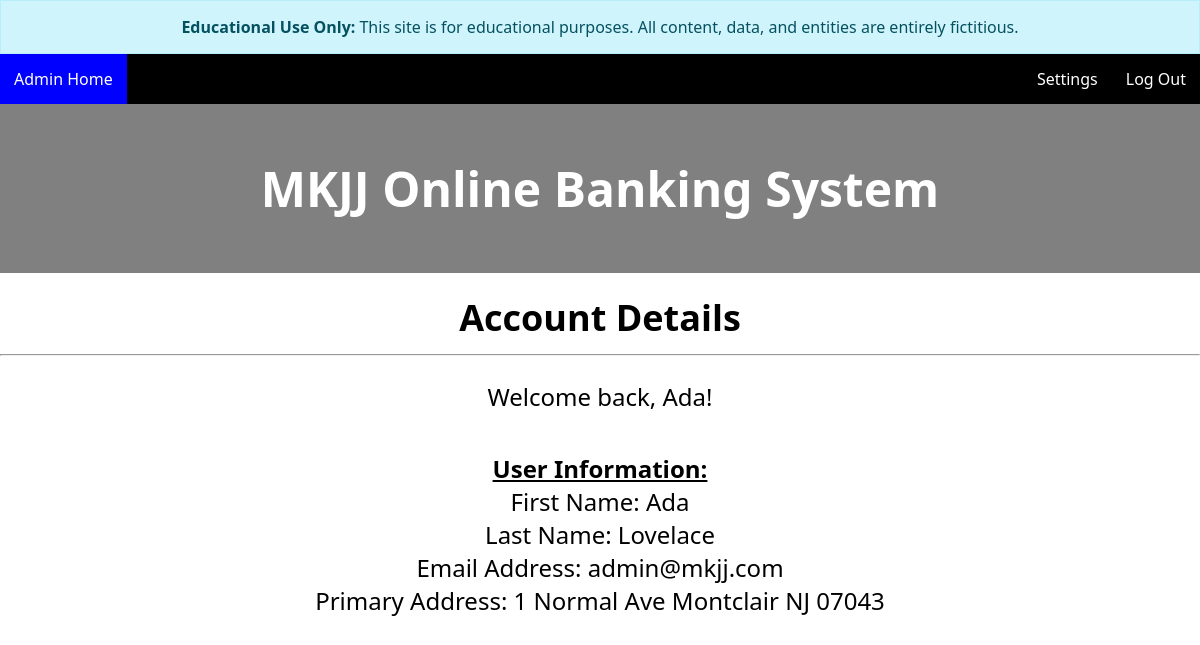
Screenshot of /employee/emp_settings.php (signed in) with the database file from the repository.
### tables this page shows
CREATE TABLE `employee` (
  `employeeID` char(6) NOT NULL,
  `eUsername` varchar(500) DEFAULT NULL,
  `ePassword` varchar(255) NOT NULL,
  `eEmail` varchar(500) DEFAULT NULL,
  `eFname` varchar(500) NOT NULL,
  `eLname` varchar(500) NOT NULL,
  `eAddress` varchar(1000) NOT NULL
);

### employee/emp_settings.php (the view, shortened to what this page needs)
<?php
require_once '../db_connect.php';
$stmt = $db->prepare("SELECT * FROM employee WHERE eUsername = ?");
$stmt->bind_param("s", $_SESSION['user']);
$stmt->execute();
$result = $stmt->get_result();
if ($result && $result->num_rows > 0) {
  $row = $result->fetch_assoc();
  $fname = htmlspecialchars($row['eFname']);
  $lname = htmlspecialchars($row['eLname']);
  $email = htmlspecialchars($row['eEmail']);
  $address = htmlspecialchars($row['eAddress']);
}
?>
<!DOCTYPE html>
<html lang="en">
<head>
  <link rel="stylesheet" href="../style.css">
</head>
<body>
  <div class="alert alert-info text-center mb-0" role="alert" style="border-radius:0;">
    <strong>Educational Use Only:</strong> This site is for educational purposes. All content, data, and entities are entirely fictitious.
  </div>
  <ul>
    <li><a class="active admin_home" href="./homepage_admin.php">Admin Home</a></li>
    <li style="float:right"><a class="active" href="../scripts/logout.php">Log Out</a></li>
    <li style="float:right"><a class="active" href="./emp_settings.php">Settings</a></li>
  </ul>
  <div class="hero-wrapper">
    <div class="hero-wrapper-squared">
      <h1>MKJJ Online Banking System</h1>
    </div>
  </div>
  <nav class="heading">
    <h1>
      <center>Account Details</center>
    </h1>
  </nav>
  <hr>
  <div>
    <center>
      <p>Welcome back, <?php echo $fname; ?>!</p>
    </center>
  </div>
  <div class="info">
    <b><u>User Information:</u></b>
    <center>
      <div>
        First Name: <?php echo $fname; ?>
      </div>
      <div>
        Last Name: <?php echo $lname; ?>
      </div>
      <div>
        Email Address: <?php echo $email; ?>
      </div>
      <div>
        Primary Address: <?php echo $address; ?>
      </div>
  </div>
</body>
</html>

### style.css (style rules this page uses)
body, html { height: 100%; margin: 0; font-family: "Segoe UI", Tahoma, Geneva, Verdana, sans-serif; }
ul { list-style-type: none; margin: 0; padding: 0; overflow: hidden; background-color: black; font-size: 16px; }
li { float: left; }
li a { display: inline-block; color: white; text-align: center; padding: 14px 14px; text-decoration: none; }
li a.admin_home { background-color: blue; }
.hero-wrapper { padding: 8rem; background-color: grey; background-position: center; display: flex; justify-content: center; color: white; font-size: 24px; padding-bottom: 20px; padding-top: 20px; }
.hero-wrapper-squared { display: block; }
.alert { padding: 15px 20px; margin-bottom: 20px; border: 1px solid transparent; border-radius: 4px; font-size: 1rem; position: relative; box-sizing: border-box; }
.alert-info { color: #055160; background-color: #cff4fc; border-color: #b6effb; }
.text-center { text-align: center; }
.mb-0 { margin-bottom: 0 !important; }

### employee/emp_settings.php (style rules this page uses)
body { font-size: 24px; font-family: 'Segoe UI', Tahoma, Geneva, Verdana, sans-serif; }
.hero-wrapper, .hero-wrapper-squared { display: flex; justify-content: center; align-items: center; flex-direction: column; text-align: center; }
.heading h1, .heading h2 { text-align: center; margin-top: 20px; margin-bottom: 10px; }
.section-wrapper, .info { max-width: 800px; margin: 20px auto; padding: 15px; text-align: center; }

### rows the page displays
employee: eFname "Ada", eLname "Lovelace", eEmail "admin@mkjj.com", eAddress "1 Normal Ave Montclair NJ 07043"
